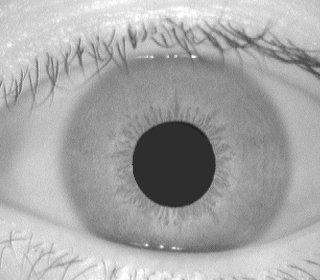
%> input picture iris2.jpg, 320 x 280 px
$ octave --eval "HoughCircleDetection_Farhat;"   (GNU Octave 9; MATLAB toolbox functions it lacks are replaced by stand-ins)
%> lines starting %> are read from the running program, lines starting %| are printed output that depends on the picture
function HoughCircleDetection_Farhat
%% Complete Algorithm Steps
% 1. Reading an Image

% 3. Detecting Edges
% 4. Defining an Accumulator Matrix
% 5. Finding the Circles Centers with Equation of Circle Using value of Radius
% 6. Assigning Values in the Accumulator Matrix
% 7. Finding Peak Values (Cen of Circles)
% 8. Plotting Circles on Original Colour Image
%%
MinR = 27; MaxR=28; %Value of Rmin and Rmax
%% Step 1-3
grayimage = imread('iris2.jpg');
%> grayimage is the input picture: size 280x320 uint8; min 24, max 255, mean 166.5
figure, imshow(grayimage);

% bwimage = im2bw(image, 0.4); %Almost similar results in Edge Image of gray image
% figure, imshow(bwimage);
% Using Canny Edge Detector. Set the Hyteresis Thresholding Lvl on Hit and
% Trial Method. [] Empty array gives erroneous results
edgeimage = edge(grayimage, 'Canny', [0.3, 0.35]);
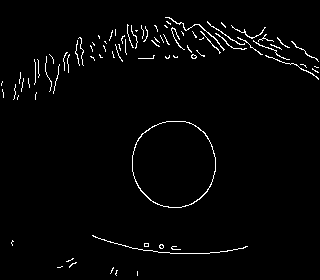
%> edgeimage: size 280x320 logical; 2.1% white in thin lines or dots
figure, imshow(edgeimage);
[row, colm] = size(edgeimage);
%> row = 280; colm = 320

%% Step - 4 (Accumulator) (xi, yi, ri)
% Accumulator with Zeroes, rows and colm extended by 2 times MaxR (for
% border circles which are out of range of image)
HoughSpace = zeros(row+2*MaxR, colm+2*MaxR, MaxR - MinR + 1);
HoughSpaceSize = size(HoughSpace);
%> HoughSpaceSize = [336 376 2]
%% Step-5 (Locating All Possible Circles Centers in Image Region)
[E_y, E_x] = find(edgeimage); % All nonzero edge Pixels
%> E_y = 1914 values from 18 to 276; E_x = 1914 values from 2 to 319
[X, Y] = meshgrid(0:MaxR*2, 0:MaxR*2); % creation of grid for storing the values of circle centers coordinates
Radii = round(sqrt((X - MaxR).^2 + (Y - MaxR).^2)); % Calc all the possible radii with eqn of circle
Radii(Radii<MinR | Radii>MaxR) = 0; %discard out of range radii
[CC_y, CC_x, R] = find(Radii);% All nonzero radii for centers
%% Step - 6 Filling up Accumulator HoughSpace with all Possible Circle Centers satisfying the Eqn
for i = 1 : length(E_x)
    % Linear Indices (array size, y-dimension, x-dimension, radius
    % dimension) cc_votes(Circle Center)
  cc_votes = sub2ind(HoughSpaceSize, CC_y+E_y(i) - 1, CC_x+E_x(i) - 1, R-MinR + 1);
  HoughSpace(cc_votes) = HoughSpace(cc_votes)+1;
end
%% Step-7 Finding Peak Value of Circles to be Plotted on Original Image
DetectedCircles = zeros(0,4);
for radius = MinR : MaxR % Loop from minimal to maximal radius
  PeakCircles = HoughSpace(:,:,radius-MinR + 1);  % Loop for radius greater than MinR
  twoPiR = 2* pi * radius * 0.333; % 0.33 is parameter value for threshold to minimize the candidate circles
  PeakCircles(PeakCircles<twoPiR) = 0;  % discarding smaller circles
  [y, x, radii_all] = find(PeakCircles); % all non-zero enteries for radii
  DetectedCircles = [DetectedCircles; [(x - MaxR), (y - MaxR), (radius*ones(length(x),1)), (radii_all/twoPiR)]]; %storing values of circle centers with radii
end
%> this loop made 2 passes
%> pass 1, in HoughCircleDetection_Farhat, `PeakCircles = HoughSpace(:,:,radius-MinR + 1);`:
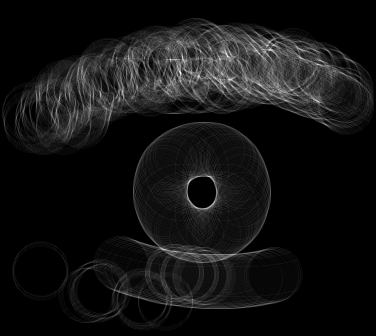
%> PeakCircles: size 336x376 double; min 0, max 32, mean 2.4; drawn with min black and max white
%> pass 2, in HoughCircleDetection_Farhat, `PeakCircles = HoughSpace(:,:,radius-MinR + 1);`:
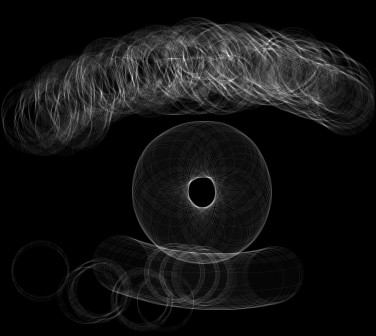
%> PeakCircles: size 336x376 double; min 0, max 38, mean 2.8; drawn with min black and max white
%> after the loop: PeakCircles: size 336x376 double; every value is 0

%% Step-8 Draw circles on Original Image

figure, imshow(grayimage), hold on;
for i=1:size(DetectedCircles,1)
    x = DetectedCircles(i,1)-DetectedCircles(i,3);
    y = DetectedCircles(i,2)-DetectedCircles(i,3);
    rr = 2*DetectedCircles(i,3);
    rectangle('Position', [x y rr rr], 'EdgeColor', 'red', 'Curvature', [1,1]);
    %drawcircle('Center', [x y], 'Radius', rr, 'EdgeColor', 'r');
end
%> this loop made 0 passes
  hold off;
end

$ run again, with iris1.jpg copied over iris2.jpg
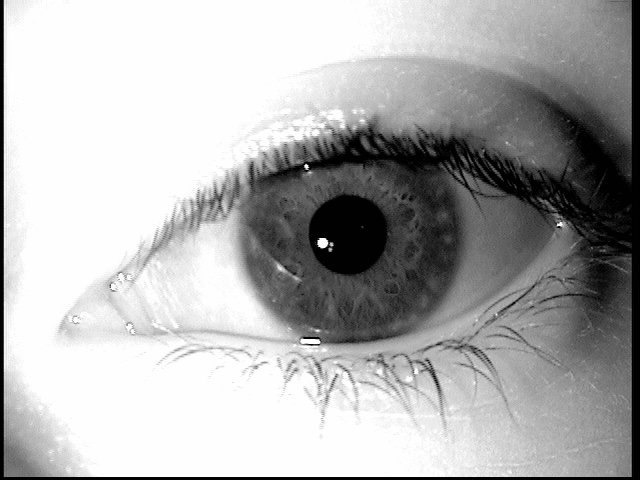
%> input picture iris1.jpg, 640 x 480 px
%> in HoughCircleDetection_Farhat, grayimage is the input picture: size 480x640 uint8; min 0, max 255, mean 175.3
%> in HoughCircleDetection_Farhat, `edgeimage = edge(grayimage, 'Canny', [0.3, 0.35]);`:
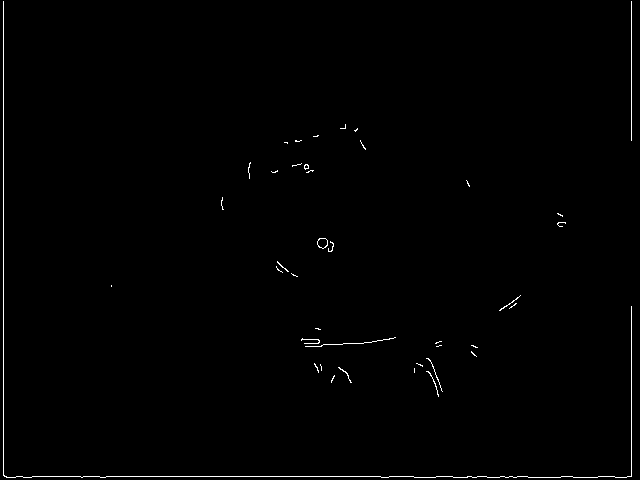
%> edgeimage: size 480x640 logical; 0.67% white in thin lines or dots
%> E_y = 2046 values from 2 to 478; E_x = 2046 values from 4 to 632
%> the loop in HoughCircleDetection_Farhat, `for radius = MinR : MaxR` made 2 passes
%> pass 2, in HoughCircleDetection_Farhat, `PeakCircles = HoughSpace(:,:,radius-MinR + 1);`:
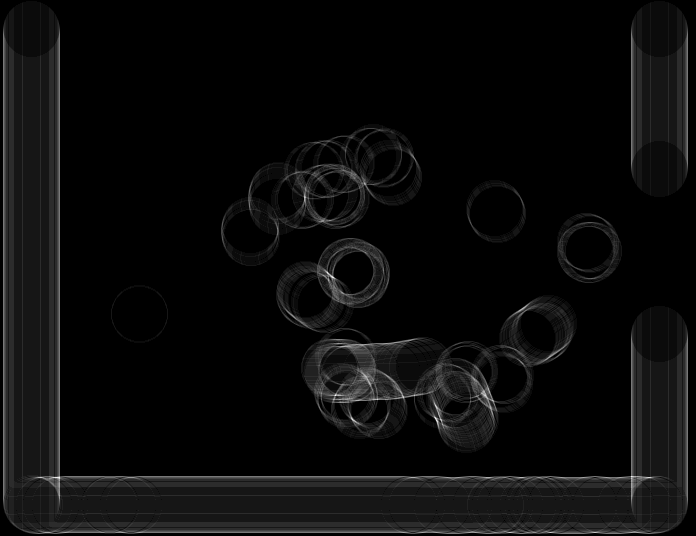
%> PeakCircles: size 536x696 double; min 0, max 23, mean 1; drawn with min black and max white
